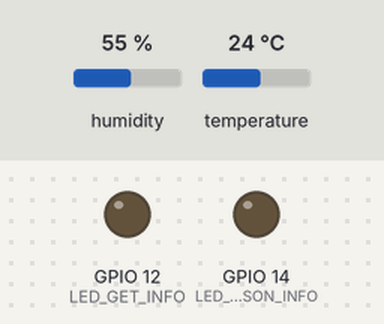
Simulated run of this sketch. Board: ESP8266 (NodeMCU). On the bench: output pins drawn as LEDs (lit = HIGH). The inputs (shaded band) are chosen by the test bench; at power-on: humidity 55 %, temperature 24 °C. WiFi joins after 1.5 s; servers stay silent unless stated; uploads are accepted with an empty reply; what the sketch prints to the serial monitor is not drawn.

Above: at 5.8 s.
At 10.3 s:
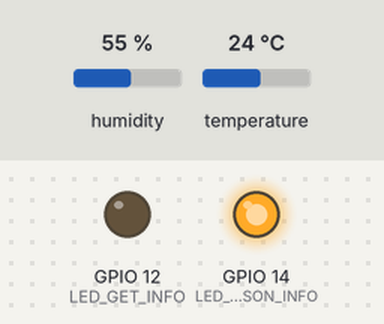
Timing chart, 0 to 14.5 s (numbered marks = the images above):
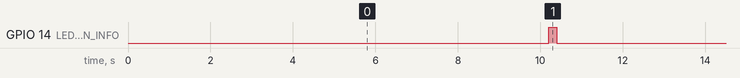

Measured:
- by itself, GPIO 14 (LED_GET_JSON_INFO): alternates HIGH for 0.20 s and LOW for 9.8 s

The sketch:

server.ino
```cpp
// Import required libraries
#include <Arduino.h>
#include <Adafruit_Sensor.h>
#include <DHT.h>
#include <ESP8266HTTPClient.h>
#include <ESPAsyncTCP.h>
#include <ESP8266WiFi.h>
#include <Hash.h>
#include <ESPAsyncWebServer.h>

// Replace with your network credentials
const char* ssid = "Kolya";
const char* password = "00001234";

#define DHTPIN 5     // Digital pin connected to the DHT sensor
#define LED_GET_JSON_INFO 14
#define LED_GET_INFO 12

// Uncomment the type of sensor in use:
#define DHTTYPE    DHT22     // DHT 22 (AM2302)

#define roomId 1

#define SERVER_IP "192.168.0.102:5000"

DHT dht(DHTPIN, DHTTYPE);

// current temperature & humidity, updated in loop()
float t = 0.0;
float h = 0.0;

// Create AsyncWebServer object on port 80
AsyncWebServer server(80);
HTTPClient http;
WiFiClient client;


// Generally, you should use "unsigned long" for variables that hold time
// The value will quickly become too large for an int to store
unsigned long previousMillis = 0;    // will store last time DHT was updated

// Updates DHT readings every 10 seconds
const long interval = 10000;

const char index_html[] PROGMEM = R"rawliteral(
<!DOCTYPE HTML><html>
<head>
  <meta name="viewport" content="width=device-width, initial-scale=1">
  <link rel="stylesheet" href="https://use.fontawesome.com/releases/v5.7.2/css/all.css" integrity="sha384-fnmOCqbTlWIlj8LyTjo7mOUStjsKC4pOpQbqyi7RrhN7udi9RwhKkMHpvLbHG9Sr" crossorigin="anonymous">
  <style>
    html {
     font-family: Arial;
     display: inline-block;
     margin: 0px auto;
     text-align: center;
    }
    h2 { font-size: 3.0rem; }
    p { font-size: 3.0rem; }
    .units { font-size: 1.2rem; }
    .dht-labels{
      font-size: 1.5rem;
      vertical-align:middle;
      padding-bottom: 15px;
    }
  </style>
</head>
<body>
  <h2>ESP8266 DHT Server</h2>
  <p>
    <i class="fas fa-thermometer-half" style="color:#059e8a;"></i>
    <span class="dht-labels">Temperature</span>
    <span id="temperature">%TEMPERATURE%</span>
    <sup class="units">&deg;C</sup>
  </p>
  <p>
    <i class="fas fa-tint" style="color:#00add6;"></i>
    <span class="dht-labels">Humidity</span>
    <span id="humidity">%HUMIDITY%</span>
    <sup class="units">%</sup>
  </p>
</body>
<script>
setInterval(function ( ) {
  var xhttp = new XMLHttpRequest();
  xhttp.onreadystatechange = function() {
    if (this.readyState == 4 && this.status == 200) {
      document.getElementById("temperature").innerHTML = this.responseText;
    }
  };
  xhttp.open("GET", "/temperature", true);
  xhttp.send();
}, 10000 ) ;

setInterval(function ( ) {
  var xhttp = new XMLHttpRequest();
  xhttp.onreadystatechange = function() {
    if (this.readyState == 4 && this.status == 200) {
      document.getElementById("humidity").innerHTML = this.responseText;
    }
  };
  xhttp.open("GET", "/humidity", true);
  xhttp.send();
}, 10000 ) ;
</script>
</html>)rawliteral";

// Replaces placeholder with DHT values
String processor(const String& var){
  if(var == "TEMPERATURE"){
    return String(t);
  }
  else if(var == "HUMIDITY"){
    return String(h);
  }
  return String();
}

String getJSON(){
  String jsonString = String("{") +
                        "\"error_code\": 0," +
                        "\"ip\": \"" + WiFi.localIP().toString() + "\"," +
                        "\"room_id\": " + String(roomId) + "," +
                        "\"room_temp\": " + "null" + "," +
                        "\"interface\": {" +
                          "\"room_heater\": " + String(digitalRead(DHTPIN) == HIGH ? "1" : "0") + "," +
                          "\"sensor_temp\": " + String(t) + "," +
                          "\"sensor_humidity\": " + String(h) + "," +
                          "\"sensor_co2\": " + String(22) +
                          "}" +
                        "}";
  return jsonString;
}

void led_info(int pin) {
    digitalWrite(pin, HIGH);
    delay(200);
    digitalWrite(pin, LOW);
}

void setup(){
  pinMode(LED_GET_JSON_INFO, OUTPUT);
  pinMode(LED_GET_INFO, OUTPUT);
  // Serial port for debugging purposes
  Serial.begin(115200);
  dht.begin();

  // Connect to Wi-Fi
  WiFi.begin(ssid, password);
  Serial.println("Connecting to WiFi");
  while (WiFi.status() != WL_CONNECTED) {
    delay(500);
    Serial.println(".");
  }

  // Print ESP8266 Local IP Address
  Serial.println(WiFi.localIP());

  // Route for root / web page
  server.on("/", HTTP_GET, [](AsyncWebServerRequest *request){
    request->send_P(200, "text/html", index_html, processor);
    led_info(LED_GET_INFO);
  });
  server.on("/temperature", HTTP_GET, [](AsyncWebServerRequest *request){
    request->send_P(200, "text/plain", String(t).c_str());
  });
  server.on("/humidity", HTTP_GET, [](AsyncWebServerRequest *request){
    request->send_P(200, "text/plain", String(h).c_str());
  });

  server.on("/get-data", HTTP_GET, [](AsyncWebServerRequest *request){
    request->send_P(200, "applicatiion/json", String(getJSON()).c_str());
    led_info(LED_GET_INFO);
  });
// Start server
  server.begin();
  http.begin(client, "http://" SERVER_IP "/module");
}

void loop(){
  unsigned long currentMillis = millis();
  if (currentMillis - previousMillis >= interval) {
    http.addHeader("Content-Type", "application/json");
    http.POST(getJSON());
    led_info(LED_GET_JSON_INFO);

    // save the last time you updated the DHT values
    previousMillis = currentMillis;
    float newT = dht.readTemperature();
    float newH = dht.readHumidity();

    if (isnan(newT)) {
      Serial.println("Failed to read from DHT sensor!");
    }
    else {
      t = newT;
      Serial.print(t);
      Serial.println(": temperature");
    }

    if (isnan(newH)) {
      Serial.println("Failed to read from DHT sensor!");
    }
    else {
      h = newH;
      Serial.print(h);
      Serial.println(": humidity");
    }
  }
}
```
